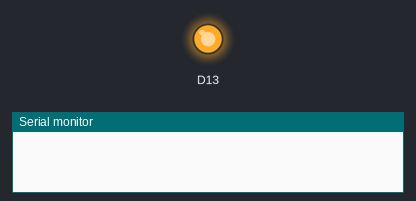
Recording of a sketch running on a simulated Arduino Zero (SAMD21). Shown: output pins drawn as LEDs (lit = HIGH), the last lines printed to the serial monitor. Pins used as bus, display or sensor lines are not drawn.

Above: at 0.1 s.
At 14.1 s:
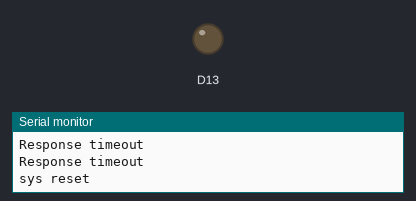
Timing chart, 0 to 15.6 s (numbered marks = the images above):
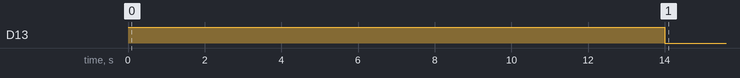

The sketch:

lora_ejemplo.ino
```cpp
// Macros
#define debugSerial SerialUSB
#define loraSerial Serial1
#define loraReset 4
#define RESPONSE_LEN  100

//CLAVES ABP

#define DEVEUIABP     "0004A30B002171FB"
#define DEV_NWKSKEY   "CAFECAFECAFECAFECAFECAFECAFECAFE"
#define DEV_APPSKEY   "CAFECAFECAFECAFECAFECAFECAFECAFE"
#define DEV_DEVADDR   "99887766"

//MACROS
/**
 * @brief Retorna la parte entera de un número de punto flotante positivo. Si el num es > a 255, retorna 255
 * @return uint8_t (max 255)
 *
 */
#define GET_INTEGER_PART_UNSIGNED_MAX255(num)(((num) > 255) ? (255) : ((num < 0) ? 0 : ((uint8_t)(num))))

/**
 * @brief Retorna la parte fraccional de un número de punto flotante positivo. Si el num es > a 255, retorna 0
 * @return uint8_t
 *
 */
#define GET_FRACTIONAL_PART_MAX255(num)((fabs(num) > 255) ? 0 : ((num < 0) ? 0 : ((uint8_t)((fabs(num) - (uint8_t)(fabs(num)) ) * 100))))


// Variables
static const char hex[] = { "0123456789ABCDEF" };
static char response[RESPONSE_LEN];

static enum {
  INIT = 0,
  JOIN, JOINED
} state;

float temperatura=27.20;
float humedad=88.50;
char cmd[200];
uint8_t LoRaWANPayload[4];


/*
 * Vacia el buffer de recepcion desde el modulo LoRa
 */
void loraClearReadBuffer()
{
  while(loraSerial.available())
    loraSerial.read();
}

/*
 * Espera la respuesta del modulo LoRa y la imprime en el puerto de debug
 */
void loraWaitResponse(int timeout)
{
  size_t read = 0;

  loraSerial.setTimeout(timeout);

  read = loraSerial.readBytesUntil('\n', response, RESPONSE_LEN);
  if (read > 0) {
    response[read - 1] = '\0'; // set \r to \0
    debugSerial.println(response);
  }
  else {
    debugSerial.println("Response timeout");
    response[0] = '\0';
  }
}

/*
 * Envia un comando al modulo LoRa y espera la respuesta
 */
void loraSendCommand(char *command)
{
  loraClearReadBuffer();
  debugSerial.println(command);
  loraSerial.println(command);
  loraWaitResponse(1000);
}

/*
 * Transmite un mensaje de datos por LoRa
 */
void loraSendData(int port, uint8_t *data, uint8_t dataSize)
{
  char cmd[200];
  char *p;
  int i;
  uint8_t c;

  sprintf(cmd, "mac tx cnf %d ", port);

  p = cmd + strlen(cmd);

  for (i=0; i<dataSize; i++) {
    c = *data++;
    *p++ = hex[c>>4];
    *p++ = hex[c&0x0f];
  }
  *p++ = 0;

  loraSendCommand(cmd);
  if (strstr(response, "ok"))
    loraWaitResponse(10000);
}

/*
 * Funcion de inicializacion
 */
void setup() {
  pinMode(PIN_LED, OUTPUT);
  pinMode(loraReset, OUTPUT);
  digitalWrite(PIN_LED, HIGH);

  loraSerial.begin(57600);
  debugSerial.begin(9600);

  delay(2000);
  loraWaitResponse(1000);
  digitalWrite(loraReset, LOW);
  delay(1000);
  digitalWrite(loraReset, HIGH);
  loraWaitResponse(10000);
  digitalWrite(PIN_LED, LOW);
  loraSendCommand("sys reset");
  loraSendCommand("sys get hweui");


}

void loop() {
  static int i, dr;
  delay(60000); //ESPERA 1 MINUTO. CAMBIAR POR MILLIS QUE ES NO BLOQUEANTE
  switch (state) {
    case INIT:
 //     loraSendCommand("sys factoryRESET");
 //     loraWaitResponse(10000);
      loraSendCommand("sys reset");
      delay(200);
      sprintf(cmd, "mac set deveui %s\0", DEVEUIABP);
      loraSendCommand(cmd);
      sprintf(cmd, "mac set devaddr %s\0", DEV_DEVADDR);
      loraSendCommand(cmd);
      sprintf(cmd, "mac set appskey %s\0", DEV_APPSKEY);
      loraSendCommand(cmd);
      sprintf(cmd, "mac set nwkskey %s\0", DEV_NWKSKEY);
      loraSendCommand(cmd);
      loraSendCommand("mac set adr on");
      state = JOIN;
      break;
    case JOIN:
      loraSendCommand("mac join abp");
      loraWaitResponse(10000);
      if (strstr(response, "accepted")) {
        loraSendCommand("mac get adr");
        i = 0;
        state = JOINED;
      }
      break;
    case JOINED:
      if (i++ < 100) {
        LoRaWANPayload[0] = GET_INTEGER_PART_UNSIGNED_MAX255(temperatura);
        LoRaWANPayload[1] = GET_FRACTIONAL_PART_MAX255(temperatura);
        LoRaWANPayload[2] = GET_INTEGER_PART_UNSIGNED_MAX255(humedad);
        LoRaWANPayload[3] = GET_FRACTIONAL_PART_MAX255(humedad);
        loraSendData(1, LoRaWANPayload, 4);
        digitalWrite(PIN_LED, HIGH);
        if (strstr(response, "mac_tx_ok")) {
          delay(200);
          digitalWrite(PIN_LED, LOW);
          delay(200);
          digitalWrite(PIN_LED, HIGH);
          i = 0;
        }
        delay(200);
        digitalWrite(PIN_LED, LOW);
      }
      else
        state = INIT;
      break;
  }
}
```
